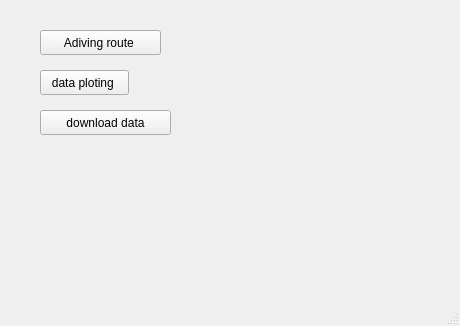
<?xml version="1.0" encoding="UTF-8"?>
<ui version="4.0">
 <class>openwindow</class>
 <widget class="QMainWindow" name="openwindow">
  <property name="geometry">
   <rect>
    <x>0</x>
    <y>0</y>
    <width>460</width>
    <height>326</height>
   </rect>
  </property>
  <property name="windowTitle">
   <string>MainWindow</string>
  </property>
  <widget class="QWidget" name="centralwidget">
   <widget class="QPushButton" name="advicing_route">
    <property name="geometry">
     <rect>
      <x>40</x>
      <y>30</y>
      <width>121</width>
      <height>25</height>
     </rect>
    </property>
    <property name="text">
     <string>Adiving route </string>
    </property>
   </widget>
   <widget class="QPushButton" name="data_plotting">
    <property name="geometry">
     <rect>
      <x>40</x>
      <y>70</y>
      <width>89</width>
      <height>25</height>
     </rect>
    </property>
    <property name="text">
     <string>data ploting </string>
    </property>
   </widget>
   <widget class="QPushButton" name="download_data">
    <property name="geometry">
     <rect>
      <x>40</x>
      <y>110</y>
      <width>131</width>
      <height>25</height>
     </rect>
    </property>
    <property name="text">
     <string>download data</string>
    </property>
   </widget>
  </widget>
  <widget class="QMenuBar" name="menubar">
   <property name="geometry">
    <rect>
     <x>0</x>
     <y>0</y>
     <width>460</width>
     <height>22</height>
    </rect>
   </property>
  </widget>
  <widget class="QStatusBar" name="statusbar"/>
 </widget>
 <resources/>
 <connections/>
</ui>
